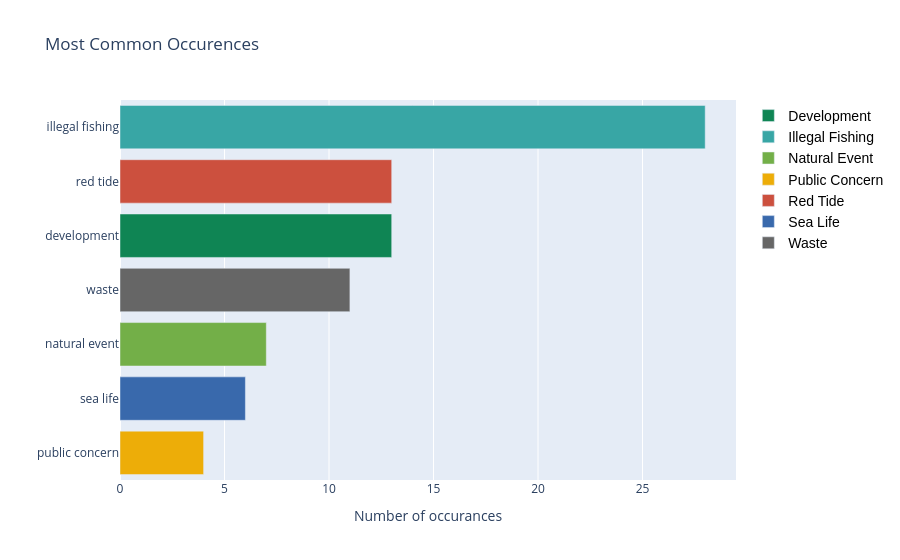

The cell this chart's notebook holds for it:
### Code cell
fig2 = px.bar(category_data,
              x='category_count', 
              y='category',
              orientation='h',
              color='category',
              color_discrete_map=color_discrete_map,
              title='Most Common Occurences',
              labels={'category': '', 'category_count':'Number of occurances'})

fig2.update_layout(yaxis = {"categoryorder":"total ascending"},
                  legend=dict(font=dict(
                      family='Arial',
                      size=14,
                      color='black',
                      textcase='word caps'
                  ))
                  )
fig2.show()

### Figure 1 — Plotly figure (JSON) as saved in the notebook; plotly's stock layout.template omitted (floating-point values rounded to 4 significant figures)
{"data": [{"hovertemplate": "=%{y}<br>Number of occurances=%{x}<extra></extra>", "legendgroup": "development", "marker": {"color": "rgb(15, 133, 84)", "pattern": {"shape": ""}}, "name": "development", "orientation": "h", "showlegend": true, "textposition": "auto", "type": "bar", "x": [13], "xaxis": "x", "y": ["development"], "yaxis": "y"}, {"hovertemplate": "=%{y}<br>Number of occurances=%{x}<extra></extra>", "legendgroup": "illegal fishing", "marker": {"color": "rgb(56, 166, 165)", "pattern": {"shape": ""}}, "name": "illegal fishing", "orientation": "h", "showlegend": true, "textposition": "auto", "type": "bar", "x": [28], "xaxis": "x", "y": ["illegal fishing"], "yaxis": "y"}, {"hovertemplate": "=%{y}<br>Number of occurances=%{x}<extra></extra>", "legendgroup": "natural event", "marker": {"color": "rgb(115, 175, 72)", "pattern": {"shape": ""}}, "name": "natural event", "orientation": "h", "showlegend": true, "textposition": "auto", "type": "bar", "x": [7], "xaxis": "x", "y": ["natural event"], "yaxis": "y"}, {"hovertemplate": "=%{y}<br>Number of occurances=%{x}<extra></extra>", "legendgroup": "public concern", "marker": {"color": "rgb(237, 173, 8)", "pattern": {"shape": ""}}, "name": "public concern", "orientation": "h", "showlegend": true, "textposition": "auto", "type": "bar", "x": [4], "xaxis": "x", "y": ["public concern"], "yaxis": "y"}, {"hovertemplate": "=%{y}<br>Number of occurances=%{x}<extra></extra>", "legendgroup": "red tide", "marker": {"color": "rgb(204, 80, 62)", "pattern": {"shape": ""}}, "name": "red tide", "orientation": "h", "showlegend": true, "textposition": "auto", "type": "bar", "x": [13], "xaxis": "x", "y": ["red tide"], "yaxis": "y"}, {"hovertemplate": "=%{y}<br>Number of occurances=%{x}<extra></extra>", "legendgroup": "sea life", "marker": {"color": "rgb(57, 105, 172)", "pattern": {"shape": ""}}, "name": "sea life", "orientation": "h", "showlegend": true, "textposition": "auto", "type": "bar", "x": [6], "xaxis": "x", "y": ["sea life"], "yaxis": "y"}, {"hovertemplate": "=%{y}<br>Number of occurances=%{x}<extra></extra>", "legendgroup": "waste", "marker": {"color": "rgb(102, 102, 102)", "pattern": {"shape": ""}}, "name": "waste", "orientation": "h", "showlegend": true, "textposition": "auto", "type": "bar", "x": [11], "xaxis": "x", "y": ["waste"], "yaxis": "y"}], "layout": {"barmode": "relative", "legend": {"font": {"color": "black", "family": "Arial", "size": 14, "textcase": "word caps"}, "title": {"text": ""}, "tracegroupgap": 0}, "title": {"text": "Most Common Occurences"}, "xaxis": {"anchor": "y", "domain": [0, 1], "title": {"text": "Number of occurances"}}, "yaxis": {"anchor": "x", "categoryarray": ["waste", "sea life", "red tide", "public concern", "natural event", "illegal fishing", "development"], "categoryorder": "total ascending", "domain": [0, 1], "title": {"text": ""}}}}
